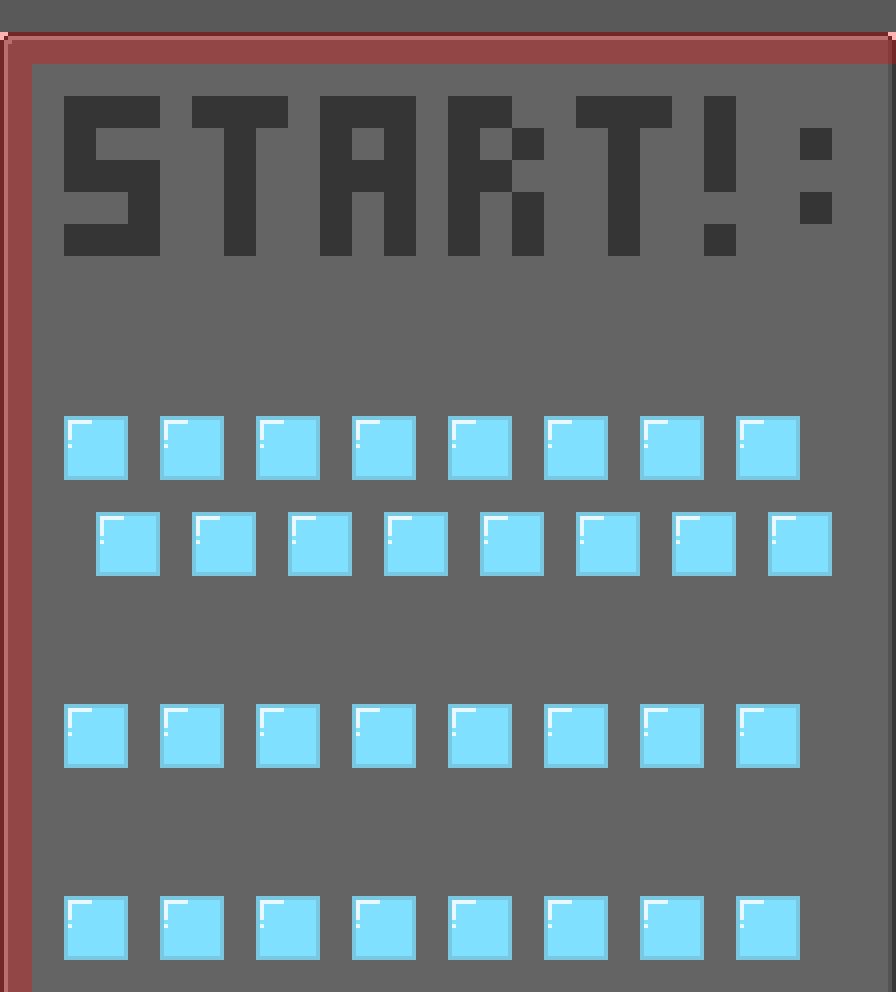

Tiled map render using the project's own tile images. Description and the map definition, with tile-layer contents summarised, below:
An orthogonal 28x31 tile map with 32x32 px tiles, 2 tile layers (layer1, collision).

<map version="1.0" orientation="orthogonal" width="28" height="31" tilewidth="32" tileheight="32" backgroundcolor="#595959">
 <tileset firstgid="1" name="tileset" tilewidth="32" tileheight="32">
  <image source="../data/sprites/tileset.png" trans="ffffff" width="384" height="256" />
 </tileset>
 <layer name="layer1" width="28" height="31">
  <data>[868 cells, 840 non-empty, 11 distinct tile ids]</data>
 </layer>
 <layer name="collision" width="28" height="31" opacity="0.3">
  <data>[868 cells, 57 non-empty, 1 distinct tile ids]</data>
 </layer>
</map>